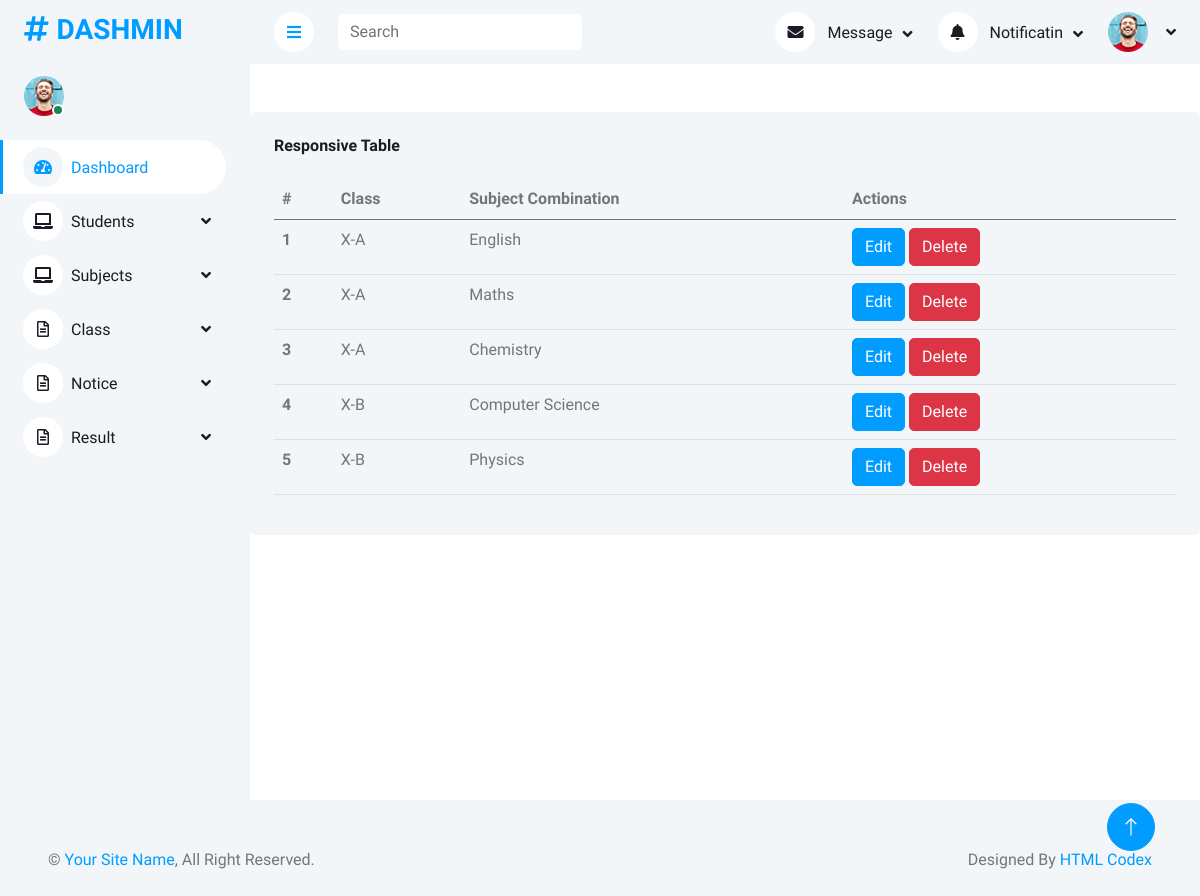
The app's page /manage/manage_subject_combination/, older data.
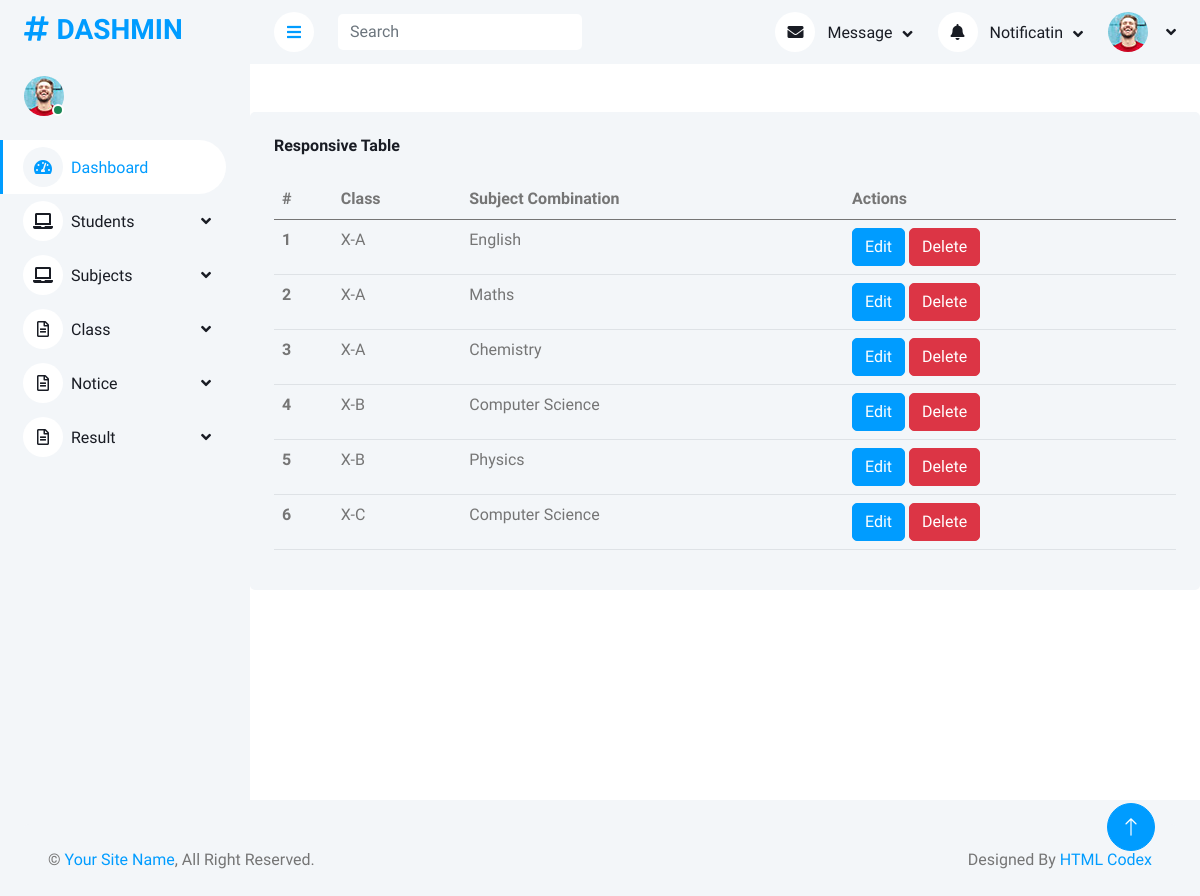
The same page, newer data.
### AdminApp/models.py (models this page shows, shortened)
class SubjectCombinationDb(models.Model):
    Class_Section=models.ForeignKey(ClassDb,on_delete=models.CASCADE,null=True,blank=True)
    Subject_Name=models.ForeignKey(SubjectDb,on_delete=models.CASCADE,null=True,blank=True)
    Created_At=models.DateTimeField(auto_now_add=True)
    Updated_At=models.DateTimeField(auto_now=True)

class ClassDb(models.Model):
    Class_Name=models.CharField(max_length=100,null=True,blank=True)
    Section=models.CharField(max_length=100,null=True,blank=True)
    Created_At=models.DateTimeField(auto_now_add=True)
    Updated_At=models.DateTimeField(auto_now=True)
    def __str__(self):
        return f"{self.Class_Name}-{self.Section}"

class SubjectDb(models.Model):
    Subject_Name=models.CharField(max_length=100,null=True,blank=True)
    Subject_Code=models.CharField(max_length=100,null=True,blank=True)
    Created_At=models.DateTimeField(auto_now_add=True)
    Updated_At=models.DateTimeField(auto_now=True)
    def __str__(self):
        return self.Subject_Name

### AdminApp/views.py (the view)
# urls.py: path('manage_subject_combination/',views.manage_subject_combination,name='manage_subject_combination'),
def manage_subject_combination(request):
    data=SubjectCombinationDb.objects.all()
    return render(request,'Manage_Subject_Combination.html',{'data':data})

### AdminApp/templates/Manage_Subject_Combination.html (shortened to what this page needs)
<!DOCTYPE html>
{% extends 'Dashboard.html' %}
{% block content %}
<html lang="en">
<head>
</head>
<body>
    <div class="col-12 mt-5">
        <div class="bg-light rounded h-100 p-4">
            <h6 class="mb-4">Responsive Table</h6>
            <div class="table-responsive">
                <table class="table">
                    <thead>
                        <tr>
                            <th scope="col">#</th>
                            <th scope="col"> Class</th>
                            <th scope="col">Subject Combination</th>
                            <th scope="col">Actions</th>
                        </tr>
                    </thead>
                    <tbody>
                        {% for s in data %}
                        <tr>
                            <th scope="row">{{ forloop.counter }}</th>
                            <td>{{ s.Class_Section }}</td>
                            <td>{{ s.Subject_Name }}</td>
                            <td><a href="#" class="btn btn-primary">Edit</a>
                                <a href="{% url 'delete_subject_combination' s.id %}" class="btn btn-danger">Delete</td>
                        </tr>
                        {% endfor%}
                    </tbody>
                </table>
            </div>
        </div>
    </div>
</body>
</html>
{% endblock %}

Row changes from the older to the newer data that the page shows:
added SubjectCombinationDb: Class_Section "X-C", Subject_Name "Computer Science"
